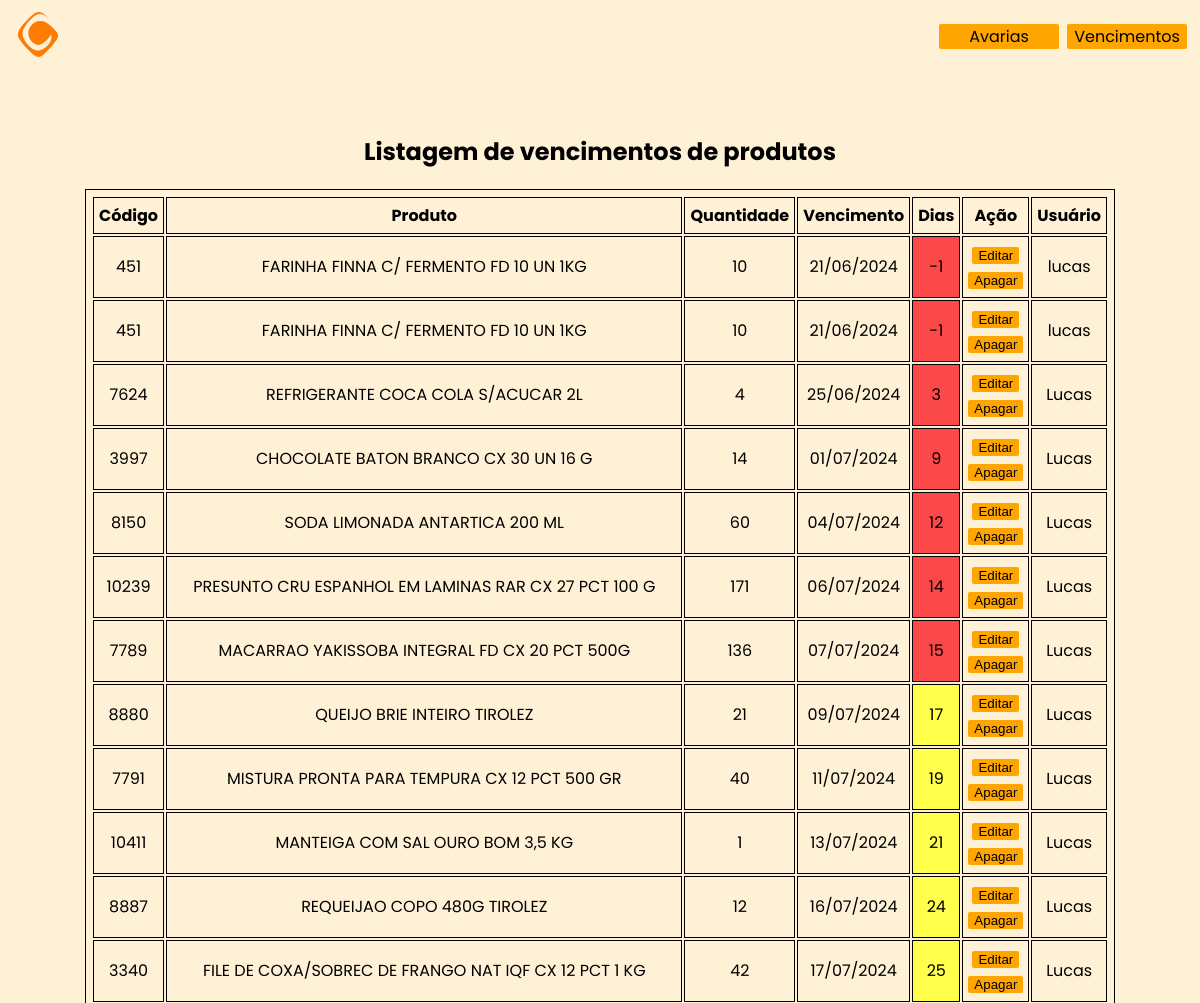
The page /vencimentos/ (upper part) on the database as committed earlier.
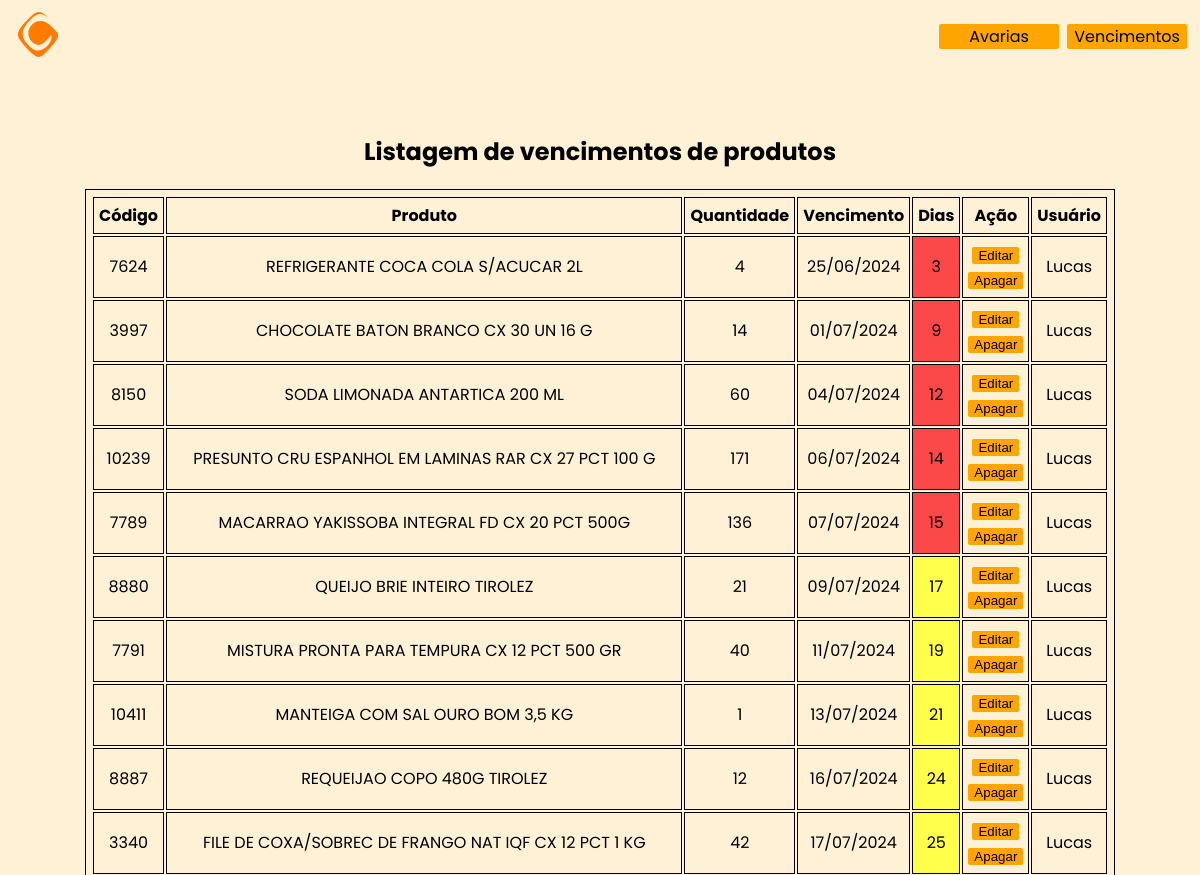
The same page on the database as committed later.
### app/main.py (models this page shows)
class Produto_Vencimento(db.Model):
    id = db.Column(db.Integer, primary_key=True)
    codigo_do_produto = db.Column(db.Integer, nullable=False)
    nome_do_produto = db.Column(db.String(300), nullable=False)
    quantidade = db.Column(db.DECIMAL(10, 2), nullable=False)
    data_de_vencimento = db.Column(db.Date)
    data_de_insercao = db.Column(db.Date)
    criador = db.Column(db.String(300), nullable=True)

### app/main.py (the view)
@app.route('/vencimentos/', methods=['GET'])
def index_vencimentos():
    vencimentos = Produto_Vencimento.query.order_by(Produto_Vencimento.data_de_vencimento.asc()).all()
    for vencimento in vencimentos:
        diferenca = vencimento.data_de_vencimento - datetime.now().date()
        vencimento.dias_restantes = diferenca.days
    return render_template('vencimentos/index.html', vencimentos=vencimentos, data_agora=data_agora())

### app/main.py (called while the page is built)
@app.template_filter('format_quantidade')
def format_quantidade(value):
    if isinstance(value, Decimal) and value == value.to_integral_value():
        return int(value)
    return value

def data_agora():
    agora = datetime.now().date()
    return agora

### app/templates/vencimentos/index.html
{% extends "./template.html" %}
{% block content %}
    <h2>Listagem de vencimentos de produtos</h2>
    <table>
  <tr>
      <th>Código</th>
      <th>Produto</th>
      <th>Quantidade</th>
      <th>Vencimento</th>
      <th>Dias</th>
      <th>Ação</th>
      <th>Usuário</th>
  </tr>
   {% for vencimento in vencimentos %}
  <tr>
    <td>{{ vencimento.codigo_do_produto }}</td>
    <td>{{ vencimento.nome_do_produto }}</td>
    <td>{{ vencimento.quantidade | format_quantidade }}
    </td>
    <td>{{ vencimento.data_de_vencimento.strftime('%d/%m/%Y') }}</td>
    <td class="{% if vencimento.dias_restantes <= 15 %}vermelho{% endif %}
                {% if vencimento.dias_restantes > 15 <=30 %}amarelo{% endif %}
                {% if vencimento.dias_restantes > 30 %}verde{% endif %}">{{ vencimento.dias_restantes }}</td>
    <td class="acoes"><form action="/vencimentos/editar/{{ vencimento.id }}" method="get">
    <input type="submit" value="Editar">
    </form>
    <form action="/vencimentos/deletar/{{ vencimento.id }}" method="post">
    <input type="submit" value="Apagar">
    </form></td>
    <td>{{ vencimento.criador }}</td>
  </tr>
        {% endfor %}
</table>
{% endblock %}

Rows that differ between the two databases and show on the page:
removed Produto_Vencimento: codigo_do_produto "451", nome_do_produto "FARINHA FINNA C/ FERMENTO FD 10 UN 1KG", quantidade "10", data_de_vencimento "21/06/2024", dias_restantes "-1", criador "lucas"
removed Produto_Vencimento: codigo_do_produto "451", nome_do_produto "FARINHA FINNA C/ FERMENTO FD 10 UN 1KG", quantidade "10", data_de_vencimento "21/06/2024", dias_restantes "-1", criador "lucas"
